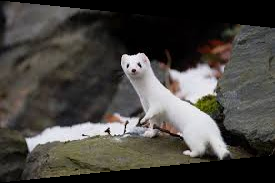

Python code for this plot:
from PIL import Image

if __name__ == '__main__':

    image = Image.open("stoat.jpg")
    data = image.load()

    imageOut = Image.new("RGB", (image.width, image.height))
    dataOut = imageOut.load()

    for row in range(image.height):
        for col in range(image.width):

            # Generic matrix operation
            a = 1
            b = -0
            c = 0
            d = .1
            e = 1
            f = 1

            x1 = a*col + b*row + c
            y1 = d*col + e*row + f

            if 0 <= x1 < image.width and 0 <= y1 < image.height:
                dataOut[x1, y1] = data[col, row]
            else:
                dataOut[col, row] = (0, 0, 0)


    imageOut.save("keystone.png")